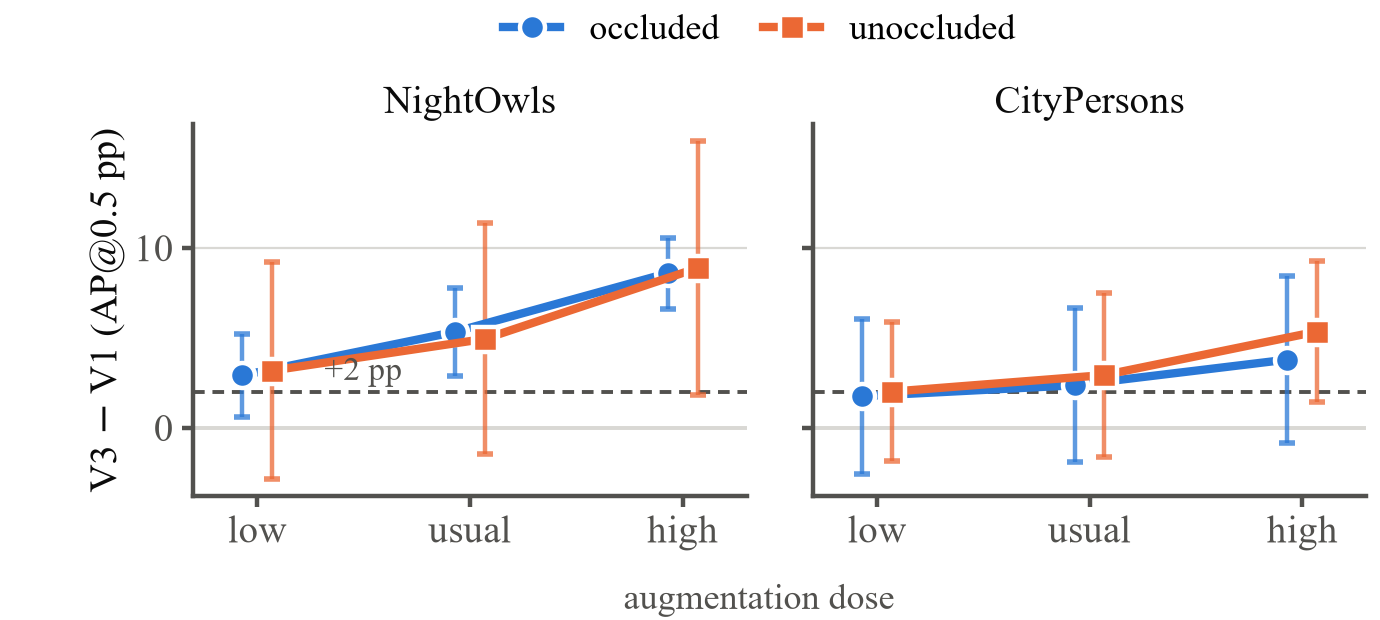

Here is the Python script that generated this plot:
#!/usr/bin/env python3
# -*- coding: utf-8 -*-
"""Figura de dosis del short paper (H18, Faster R-CNN, siluetas, semillas 0-2): V3 - V1 en AP@0.5 (pp) por dosis,
en personas ocluidas y sin oclusion de NightOwls y CityPersons, con IC del 95 % de la t de Welch entre semillas (3 de V1
y 3 de V3; reporte de seguimiento del 11/11/2026, obs. 16). Lee resultados_h18/resumen_ap.csv; sin cifras a mano.
Paleta: ranuras 1 y 2 de la paleta categorica de referencia (validada para CVD); la forma del marcador repite la serie.
Uso: python fig_dosis.py   -> fig_dosis_es.png y fig_dosis.png"""
import os

import matplotlib
matplotlib.use("Agg")
import matplotlib.pyplot as plt
import matplotlib.ticker
import numpy as np
import pandas as pd
from scipy import stats

AQUI = os.path.dirname(os.path.abspath(__file__))
RAIZ = os.path.dirname(AQUI)
AZUL, NARANJA = "#2a78d6", "#eb6834"
TINTA, TINTA2, REJILLA = "#0b0b0b", "#52514e", "#d9d8d4"
PANELES = (("nightowls", "NightOwls", "ocluida", "sin"), ("citypersons_convencion", "CityPersons", "heavy", "bare"))
DOSIS = ("V3baja", "V3sil", "V3alta")
TXT = {"es": dict(dosis=("baja", "habitual", "alta"), y="V3 $-$ V1 (pp de AP@0.5)", ocl="ocluidas", sin="sin oclusión",
                  umbral="+2 pp", heavy=" (\\emph{heavy})", x="dosis del aumento"),
       "en": dict(dosis=("low", "usual", "high"), y="V3 $-$ V1 (AP@0.5 pp)", ocl="occluded", sin="unoccluded",
                  umbral="+2 pp", heavy="", x="augmentation dose")}


def main():
    d = pd.read_csv(os.path.join(RAIZ, "resultados_h18", "resumen_ap.csv"))
    d = d[(d.luz == "todas") & (d.semilla <= 2)].copy()
    d["var"] = d.corrida.str.replace(r"_s\d+$", "", regex=True)
    m = d.groupby(["conjunto", "estrato", "var"]).AP50.mean().unstack()
    g = d.groupby(["conjunto", "estrato", "var"]).AP50

    def welch(conj, e, v):
        x3, x1 = 100 * g.get_group((conj, e, v)).values, 100 * g.get_group((conj, e, "V1")).values
        a, b = x3.var(ddof=1) / len(x3), x1.var(ddof=1) / len(x1)
        gl = (a + b) ** 2 / (a ** 2 / (len(x3) - 1) + b ** 2 / (len(x1) - 1))
        return stats.t.ppf(0.975, gl) * np.sqrt(a + b)
    plt.rcParams.update({"font.family": "serif", "font.serif": ["Times New Roman", "DejaVu Serif"], "font.size": 7,
                         "axes.edgecolor": TINTA2, "axes.labelcolor": TINTA, "xtick.color": TINTA2, "ytick.color": TINTA2})
    for lang, t in TXT.items():
        fig, axs = plt.subplots(1, 2, figsize=(3.45, 1.55), sharey=True)
        for ax, (conj, nombre, e_ocl, e_sin) in zip(axs, PANELES):
            x = range(len(DOSIS))
            for e, col, mk, etq, dx in ((e_ocl, AZUL, "o", t["ocl"], -0.07), (e_sin, NARANJA, "s", t["sin"], 0.07)):
                y = [100 * (m.loc[(conj, e), v] - m.loc[(conj, e), "V1"]) for v in DOSIS]
                err = [welch(conj, e, v) for v in DOSIS]
                xx = [i + dx for i in x]
                ax.errorbar(xx, y, yerr=err, fmt="none", ecolor=col, elinewidth=0.8, capsize=1.5, alpha=0.75, zorder=2)
                ax.plot(xx, y, color=col, lw=1.5, marker=mk, ms=4.5, mec="white", mew=0.8, label=etq, zorder=3)
            ax.axhline(2, color=TINTA2, lw=0.7, ls=(0, (3, 2)), zorder=1)
            ax.axhline(0, color=REJILLA, lw=0.7, zorder=0)
            ax.set_xticks(list(x)); ax.set_xticklabels(t["dosis"])
            ax.set_xlim(-0.3, 2.3)
            ax.set_title(nombre, fontsize=7, color=TINTA, pad=2)
            ax.grid(axis="y", color=REJILLA, lw=0.4); ax.set_axisbelow(True)
            for s in ("top", "right"):
                ax.spines[s].set_visible(False)
            ax.tick_params(length=2, pad=1.5)
        if lang == "es":
            axs[0].yaxis.set_major_formatter(matplotlib.ticker.FuncFormatter(lambda v, _: ("%g" % v).replace(".", ",")))
        axs[0].set_ylabel(t["y"], labelpad=1.5)
        axs[0].text(0.5, 2.25, t["umbral"], ha="center", va="bottom", fontsize=6, color=TINTA2)
        h, l = axs[0].get_legend_handles_labels()
        fig.legend(h, l, loc="upper center", ncol=2, frameon=False, bbox_to_anchor=(0.55, 1.03), fontsize=6.5,
                   handlelength=1.6, columnspacing=1.2)
        fig.text(0.55, 0.005, t["x"], ha="center", va="bottom", fontsize=6.5, color=TINTA2)
        fig.subplots_adjust(left=0.14, right=0.99, top=0.80, bottom=0.2, wspace=0.12)
        out = os.path.join(AQUI, "fig_dosis_es.png" if lang == "es" else "fig_dosis.png")
        fig.savefig(out, dpi=400)
        plt.close(fig)
        print(out)


if __name__ == "__main__":
    main()
